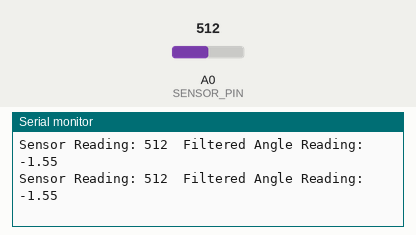
This sketch was run on a simulated Arduino Uno, built with avr-gcc and run on an emulated ATmega328P. On the bench: the last lines printed to the serial monitor. The inputs (shaded band) are chosen by the test bench; at power-on: A0 (SENSOR_PIN) = 512.

Above: at 1.2 s.
1.3 s: A0 (SENSOR_PIN) set to 496
At 2.0 s:
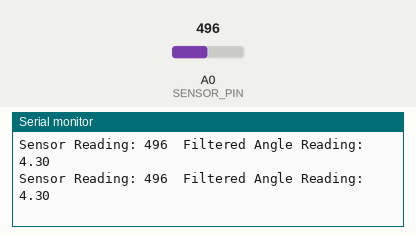
10.3 s: A0 (SENSOR_PIN) set to 248
At 11.1 s:
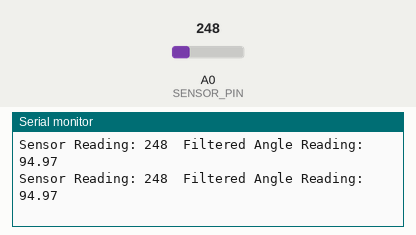
13.3 s: A0 (SENSOR_PIN) set to 216
At 14.4 s:
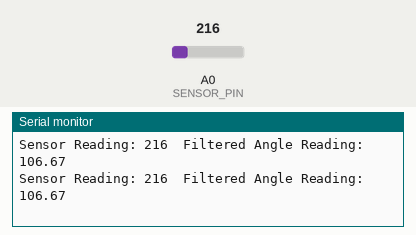
14.8 s: A0 (SENSOR_PIN) set to 11
At 15.7 s:
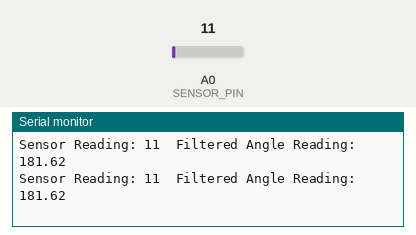
16.3 s: A0 (SENSOR_PIN) set to 8
At 17.0 s:
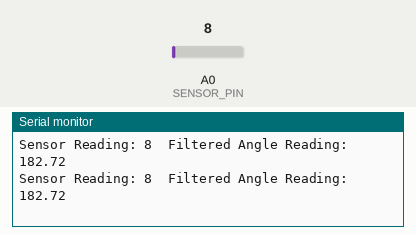
Timing chart, 0 to 18.8 s (numbered marks = the images above; inputs shaded):
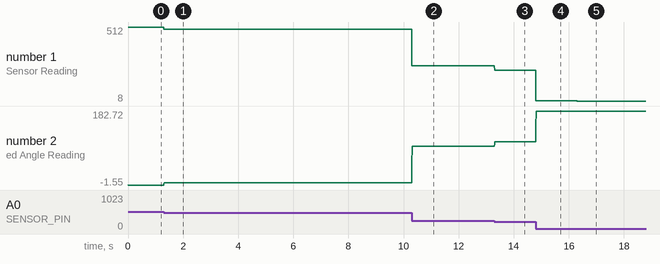

The sketch:

Sensor_Test.ino
```cpp
// Simple program to test the Arduino's
// analogRead of the rotary position sensor

#define SENSOR_PIN    (A0)
#define BUFFER_SIZE   (2)

int sensorVal;

volatile float filterBuffer[BUFFER_SIZE] = {0};
volatile float filteredVal = 0.0;
volatile int index = 0;

/*
 * Lowpass moving average filter to
 * smooth analog sensor readings
 */
float filter(float value) {
  // Remove oldest value from moving average
  filteredVal -= filterBuffer[index] / BUFFER_SIZE;

  // Add new value to buffer and incrememnt index
  filterBuffer[index++] = value;

  // Add new value to moving average
  filteredVal += value / BUFFER_SIZE;

  // Prevent index out of bounds errors
  index %= BUFFER_SIZE;

  return filteredVal;
}

void setup() {
  // Initialize serial communication
  Serial.begin(115200);
}

void loop() {
  sensorVal = analogRead(SENSOR_PIN);
  Serial.print("Sensor Reading: ");
  Serial.print(sensorVal);
  Serial.print("\tFiltered Angle Reading: ");
  Serial.println(filter(-0.3656*sensorVal+185.64), 2);
  delay(10);
}
```

Measured:
- after the input at 1.3 s, the serial monitor: prints a new line at once (image 1)
- after the input at 10.3 s, the serial monitor: prints a new line at once (image 2)
- after the input at 13.3 s, the serial monitor: prints a new line at once (image 3)
- after the input at 14.8 s, the serial monitor: prints a new line at once (image 4)
- after the input at 16.3 s, the serial monitor: prints a new line at once (image 5)
- plotted number 1: 512 → 496 after the input at 1.3 s, 496 → 248 after the input at 10.3 s, 248 → 216 after the input at 13.3 s, 216 → 11 after the input at 14.8 s, 11 → 8 after the input at 16.3 s
- plotted number 2: -1.55 → 4.3 after the input at 1.3 s, 4.3 → 94.97 after the input at 10.3 s, 94.97 → 106.67 after the input at 13.3 s, 106.67 → 181.62 after the input at 14.8 s, 181.62 → 182.72 after the input at 16.3 s
